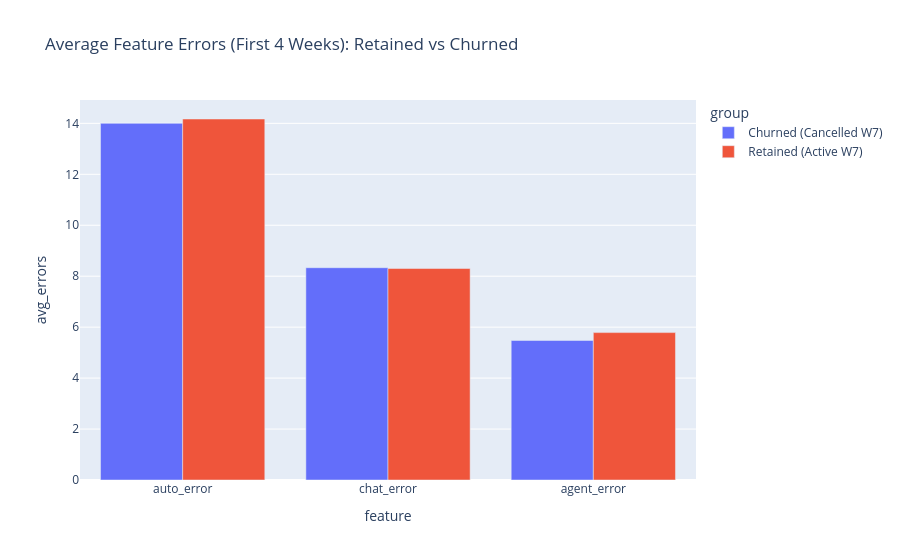

Notebook cell for this chart:
### Code cell
# Step 3 — Side-by-Side Visual (Errors vs Retention)
data["group"] = data["retained"].map({
    1: "Retained (Active W7)",
    0: "Churned (Cancelled W7)"
})

summary = (
    data.groupby("group")[["auto_error","chat_error","agent_error"]]
        .mean()
        .reset_index()
)

plot_df = summary.melt(id_vars="group",
                       var_name="feature",
                       value_name="avg_errors")

fig = px.bar(
    plot_df,
    x="feature",
    y="avg_errors",
    color="group",
    barmode="group",
    title="Average Feature Errors (First 4 Weeks): Retained vs Churned"
)

fig.show()

### Figure 1 — Plotly figure (JSON) as saved in the notebook; plotly's stock layout.template omitted (floating-point values rounded to 4 significant figures)
{"data": [{"alignmentgroup": "True", "hovertemplate": "group=Churned (Cancelled W7)<br>feature=%{x}<br>avg_errors=%{y}<extra></extra>", "legendgroup": "Churned (Cancelled W7)", "marker": {"color": "#636efa", "pattern": {"shape": ""}}, "name": "Churned (Cancelled W7)", "offsetgroup": "Churned (Cancelled W7)", "orientation": "v", "showlegend": true, "textposition": "auto", "type": "bar", "x": ["auto_error", "chat_error", "agent_error"], "xaxis": "x", "y": [14.0, 8.333, 5.476], "yaxis": "y"}, {"alignmentgroup": "True", "hovertemplate": "group=Retained (Active W7)<br>feature=%{x}<br>avg_errors=%{y}<extra></extra>", "legendgroup": "Retained (Active W7)", "marker": {"color": "#EF553B", "pattern": {"shape": ""}}, "name": "Retained (Active W7)", "offsetgroup": "Retained (Active W7)", "orientation": "v", "showlegend": true, "textposition": "auto", "type": "bar", "x": ["auto_error", "chat_error", "agent_error"], "xaxis": "x", "y": [14.17, 8.301, 5.786], "yaxis": "y"}], "layout": {"barmode": "group", "legend": {"title": {"text": "group"}, "tracegroupgap": 0}, "title": {"text": "Average Feature Errors (First 4 Weeks): Retained vs Churned"}, "xaxis": {"anchor": "y", "domain": [0, 1], "title": {"text": "feature"}}, "yaxis": {"anchor": "x", "domain": [0, 1], "title": {"text": "avg_errors"}}}}
